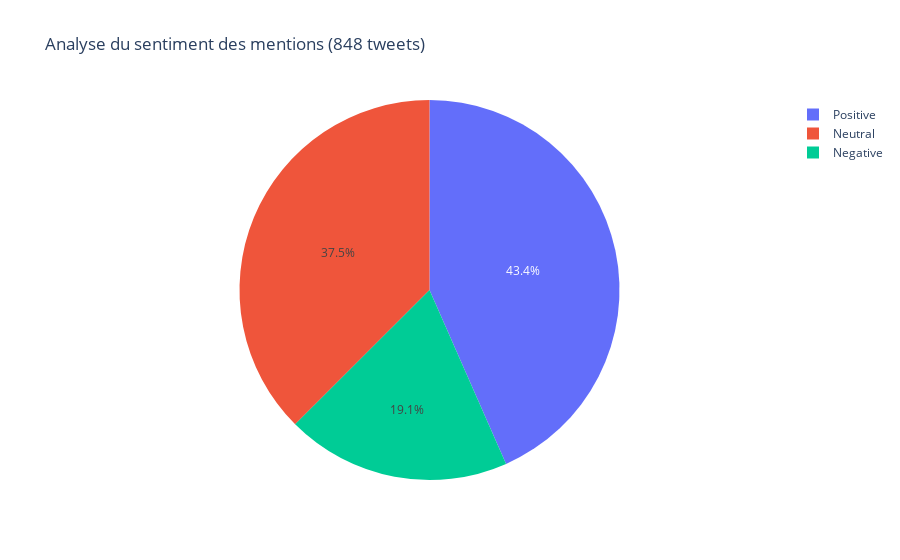

Notebook cell for this chart:
### Code cell
import plotly.express as px

title = 'Analyse du sentiment des mentions ('+ str(total_mentions) + ' tweets)'
fig = px.pie(tweets, names='sentiment', title=title)

fig.show()

### Figure 1 — Plotly figure (JSON) as saved in the notebook; plotly's stock layout.template omitted (floating-point values rounded to 4 significant figures; data arrays with more than 128 entries replaced by an {"elided": "..."} marker saying what was removed)
{"data": [{"domain": {"x": [0, 1], "y": [0, 1]}, "hovertemplate": "sentiment=%{label}<extra></extra>", "labels": {"elided": "848 str values"}, "legendgroup": "", "name": "", "showlegend": true, "type": "pie"}], "layout": {"legend": {"tracegroupgap": 0}, "title": {"text": "Analyse du sentiment des mentions (848 tweets)"}}}
